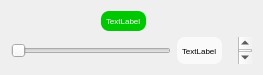
<?xml version="1.0" encoding="UTF-8"?>
<ui version="4.0">
 <class>sliderScrollLabel</class>
 <widget class="QWidget" name="sliderScrollLabel">
  <property name="geometry">
   <rect>
    <x>0</x>
    <y>0</y>
    <width>263</width>
    <height>75</height>
   </rect>
  </property>
  <property name="maximumSize">
   <size>
    <width>16777215</width>
    <height>75</height>
   </size>
  </property>
  <property name="font">
   <font>
    <pointsize>6</pointsize>
   </font>
  </property>
  <property name="windowTitle">
   <string>Form</string>
  </property>
  <layout class="QGridLayout" name="gridLayout">
   <item row="0" column="0">
    <layout class="QHBoxLayout" name="horizontalLayout_2">
     <item>
      <spacer name="horizontalSpacer">
       <property name="orientation">
        <enum>Qt::Horizontal</enum>
       </property>
       <property name="sizeHint" stdset="0">
        <size>
         <width>40</width>
         <height>20</height>
        </size>
       </property>
      </spacer>
     </item>
     <item>
      <widget class="QLabel" name="titleLabel">
       <property name="font">
        <font>
         <pointsize>6</pointsize>
        </font>
       </property>
       <property name="styleSheet">
        <string notr="true">QLabel {background-color: #00c800}
QLabel {color: #fafafa}
QLabel {border: 0px solid grey}
QLabel {border-radius: 8px}
QLabel {padding: 3px}
QLabel {margin-right: 10px}</string>
       </property>
       <property name="text">
        <string>TextLabel</string>
       </property>
      </widget>
     </item>
     <item>
      <spacer name="horizontalSpacer_2">
       <property name="orientation">
        <enum>Qt::Horizontal</enum>
       </property>
       <property name="sizeHint" stdset="0">
        <size>
         <width>40</width>
         <height>20</height>
        </size>
       </property>
      </spacer>
     </item>
    </layout>
   </item>
   <item row="1" column="0" colspan="2">
    <layout class="QHBoxLayout" name="horizontalLayout_3">
     <item>
      <layout class="QHBoxLayout" name="horizontalLayout">
       <item>
        <widget class="QSlider" name="slider">
         <property name="orientation">
          <enum>Qt::Horizontal</enum>
         </property>
        </widget>
       </item>
       <item>
        <widget class="QLabel" name="textLabel">
         <property name="font">
          <font>
           <pointsize>6</pointsize>
          </font>
         </property>
         <property name="styleSheet">
          <string notr="true">QLabel {background-color: #fafafa}
QLabel {border: 0px solid grey}
QLabel {border-radius: 8px}
QLabel {padding: 3px}
QLabel {margin-right: 10px}</string>
         </property>
         <property name="text">
          <string>TextLabel</string>
         </property>
        </widget>
       </item>
      </layout>
     </item>
     <item>
      <widget class="QScrollBar" name="scrollBar">
       <property name="minimumSize">
        <size>
         <width>0</width>
         <height>25</height>
        </size>
       </property>
       <property name="orientation">
        <enum>Qt::Vertical</enum>
       </property>
      </widget>
     </item>
    </layout>
   </item>
  </layout>
 </widget>
 <resources/>
 <connections/>
</ui>
